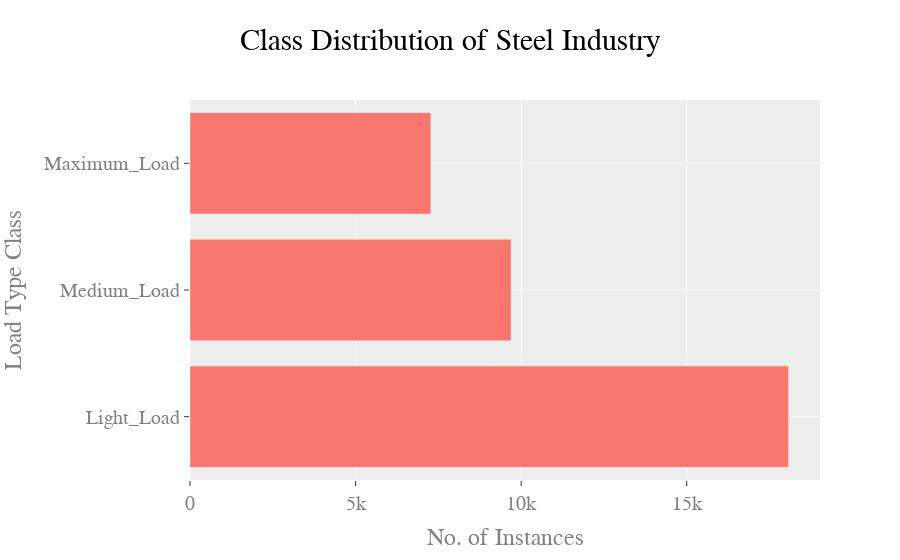

The notebook cell saved with this chart:
### Code cell
iplot(fig)

### Figure 1 — Plotly figure (JSON) as saved in the notebook; plotly's stock layout.template omitted (floating-point values rounded to 4 significant figures)
{"data": [{"opacity": 1, "orientation": "h", "type": "bar", "x": [18072, 9696, 7272], "y": ["Light_Load", "Medium_Load", "Maximum_Load"]}], "layout": {"font": {"color": "gray", "family": "Times New Roman", "size": 20}, "title": {"font": {"color": "black", "size": 30}, "text": "Class Distribution of Steel Industry"}, "xaxis": {"title": {"text": "No. of Instances"}}, "yaxis": {"title": {"text": "Load Type Class"}}}}
